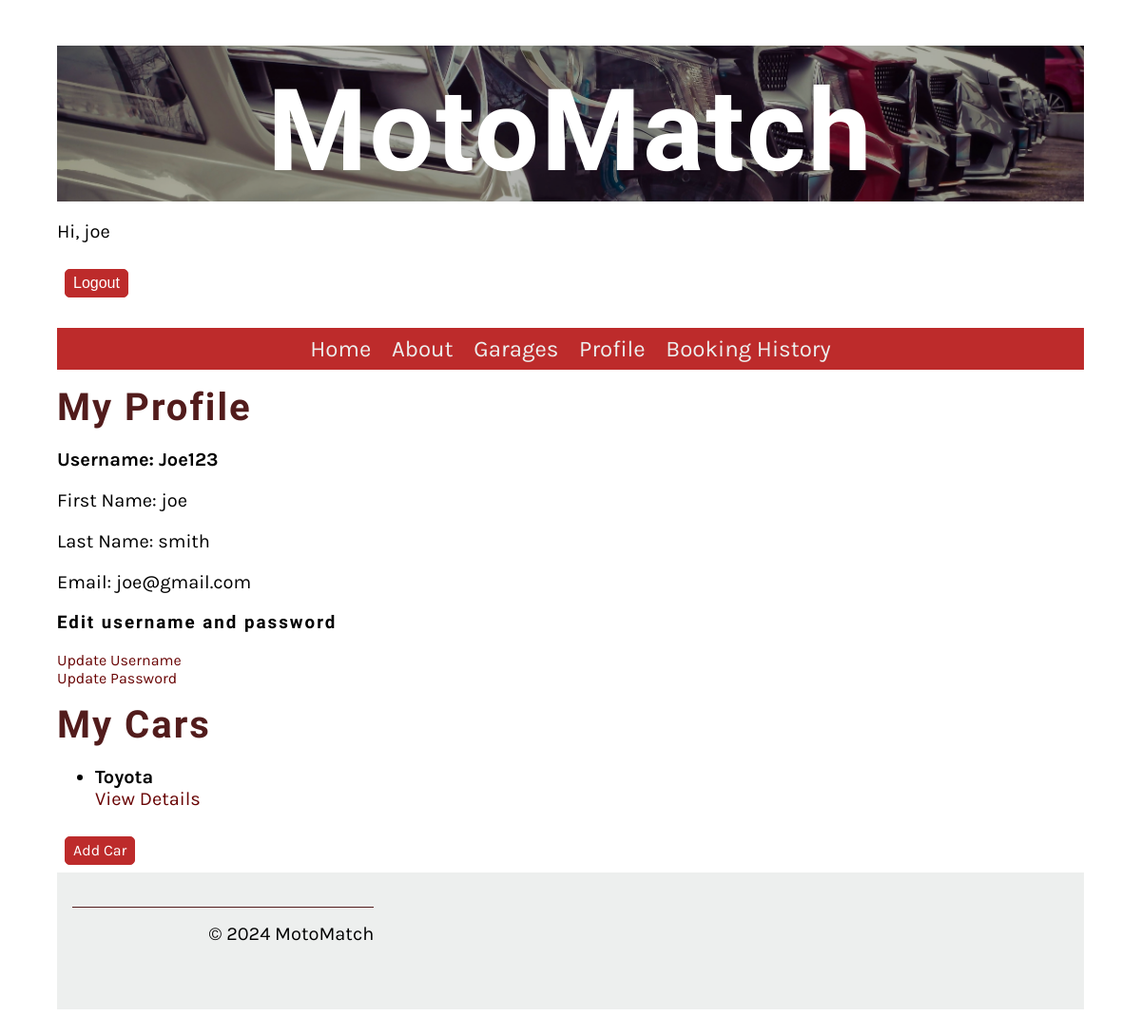
/user/profile/ (signed in), run on the app's committed database.
### Website/models.py (models this page shows, shortened)
class Profile(models.Model):
    user = models.OneToOneField(User, on_delete=models.CASCADE)

class ServiceItem(models.Model):
    identifier = models.CharField(primary_key=True, max_length=50, unique=True, verbose_name="identifier")
    owner = models.ForeignKey(User, on_delete=models.CASCADE, verbose_name="Owner")
    description = models.CharField(max_length=20, verbose_name="item's name")
    field_1 = models.CharField(max_length=80, verbose_name="field 1")
    field_2 = models.IntegerField(verbose_name="field 2")
    FIELD_3_CHOICES = [
        ('yes', 'Yes'),
        ('no', 'No')
    ]
    field_3 = models.CharField(max_length=3, choices=FIELD_3_CHOICES, verbose_name="field 3", help_text="User type selection (yes/no)")

### Website/views.py (the view)
# urls.py: path('user/profile/', profile_view, name='profile'),
@login_required
def profile_view(request):
    profile = request.user.profile
    service_items = ServiceItem.objects.filter(owner=request.user)
    return render(request, 'profile.html', { 'profile': profile, 'service_items': service_items})

### Website/templatetags/custom_filters.py (called while the page is built)
@register.filter
def has_group(user, group_name):
    return user.groups.filter(name=group_name).exists()

### Website/templates/profile.html (shortened to what this page needs)
{% extends 'base.html' %}
{% load static %}
{% load custom_filters %}
{% block content %}
    <!DOCTYPE html>
    <html>
    <head>
    </head>
    <body>
        <h2>My Profile</h2>
        <div>
            <p><b>Username: {{ profile.user.username }}</b></p>
            <p>First Name: {{ profile.user.first_name }}</p>
            <p>Last Name: {{ profile.user.last_name }}</p>
            <p>Email: {{ profile.user.email }}</p>
        </div>
        <h3>Edit username and password</h3>
        <a href="{% url 'update_username' %}" >Update Username</a></br>
        <a href="{% url 'update_password' %}">Update Password</a></br>
        {% if profile.user|has_group:"Clients" %}
            <h2>My Cars</h2>
            <ul>
                {% for service_item in service_items %}
                    <li>
                        <strong>{{ service_item.description }}</strong> <br>
                        <a href="{% url 'service_item_detail' service_item.identifier %}">View Details</a>
                    </li>
                {% empty %}
                    <li>No Cars available.</li>
                {% endfor %}
            </ul>
            <a href="{% url 'add_service_item' %}" class = "small-button">Add Car</a>
        {% endif %}
    </body>
    </html>
{% endblock %}

### Website/templates/base.html (shortened to what this page needs)
{% load custom_filters %}
{% load static %}
<!DOCTYPE html>
<html lang="en">
<head>
    <link
    rel="preload"
    as="style"
    href="{% static 'css/style.css' %}"
    onload="this.rel = 'stylesheet'"
  />
</head>
<body>
    <header>
        <div class="image-container">
                <img src="{% static 'img/header_image.jpg' %}" alt="Car" class="header_image">
                <div class="centered-text">
                    <h1 id = "header_text">MotoMatch</h1>
                </div>
        </div>
        {% if user.is_authenticated %}
                <p>Hi, {{user.first_name}}</p>
                <form method="post" action="{% url 'logout' %}">
                    <button type="submit" class = "small-button">Logout</button>
                </form>
        {% else %}
        <a href="{% url 'login' %}" style="font-size: 20px;">Login</a>/<a href="{% url 'register' %}" style="font-size: 20px;">Sign Up</a>
        {% endif %}
    </header>
    <nav>
        <ul>
            <li><a href="{% url 'home' %}">Home</a></li>
            <li><a href="{% url 'about' %}">About</a></li>
            <li><a href="{% url 'service_list' %}">Garages</a></li>
        {% if user.is_authenticated %}
            <li><a href="{% url 'profile' %}">Profile</a></li>
            {% if request.user|has_group:"Clients" %}
                <li><a href="{% url 'booking_history' %}">Booking History</a></li>
            {% elif request.user|has_group:"Service Providers"  %}
                <li><a href="{% url 'service_provider_dashboard' %}">Garage Owner Dashboard</a></li>
            {% endif %}
        {% endif %}
        </ul>
    </nav>
<main>
    {% block content %}{% endblock %}
</main>
<footer>
    <article>
        <p>&copy; 2024 MotoMatch</p>
      </article>
</footer>
</body>
</html>

### Website/static/css/style.css (style rules this page uses)
.image-container { position: relative; text-align: center; }
.header_image { filter: brightness(70%); }
#header_text { position: absolute; top: 40%; left: 50%; transform: translate(-50%, -50%); z-index: 1; color: #ffffff; font-size: 10vw; }
body { font-family: 'Karla', sans-serif; margin-top: 3rem; margin-bottom: 3rem; margin-left: 5%; margin-right: 5%; }
h1, h2, h3, h4, h5, h6 { font-family: 'Markazi Text', serif; letter-spacing: 2px;; }
h1 { font-size: 4rem; margin-top: 1.5rem; margin-bottom: 0; }
h2 { font-size: 2.5rem; color: #521c1c; margin:1rem 0; }
p, ul { font-size: 1.25rem;; }
a { color: #690404; text-decoration: none; }
header img { display: block; margin-left: auto; margin-right: auto; max-width: 100%; height: auto; }
nav { background-color: #bd2b2b; margin-top: 1rem; margin-bottom: 1rem; margin-bottom: 0px; }
nav ul { list-style: none; font-size: 1.5rem; text-align: center; padding-inline-start: 0rem; margin-bottom: 0px; }
nav ul li { display: inline-block; margin: 0.5rem; }
nav ul a { color: #EDEFEE; text-decoration: none; }
article { flex:1; }
footer { background-color: #EDEFEE; padding: 1rem; display: flex; gap: 2rem 1rem; }
footer p { border-top: #521c1c; border-style: solid; border-width: 0.1rem; border-bottom: none; border-left: none; border-right: none; text-align: right; padding-top: 1rem;; }
@media (min-width: 801px) { article { flex: 0 0 calc(33.33% - 2rem); margin-right: 2rem; margin-bottom: 2rem; } }
.small-button { padding: .25rem .5rem; border: 1px solid #bd2b2b; background-color: #bd2b2b; border-radius: 5px; font-size: 1rem; display: inline-block; color: #fff; line-height: 20px; margin: 0.5rem; }

### data on the page
Profile: user.username "Joe123", user.first_name "joe", user.last_name "smith", user.email "joe@gmail.com"
ServiceItem: description "Toyota"

### other printed values
{{ user.first_name }} "joe"
